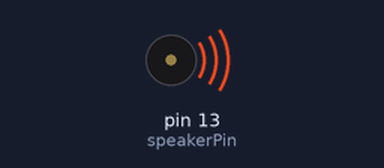
Recording of a sketch running on a simulated Arduino Uno, built with avr-gcc and run on an emulated ATmega328P. Shown: buzzer (waves = sounding). Random numbers use the default seed unless the sketch sets one.

Above: at 0.1 s.
Timing chart, 0 to 40.0 s (numbered marks = the images above):
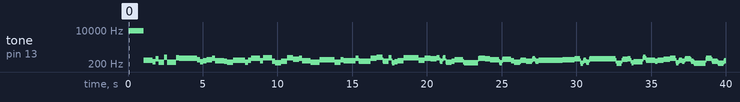

The sketch:

rhythm.ino
```cpp
#include <TimerOne.h>

int speakerPin = 13;
int switchState = 0;
int interval = 50;
int rhythms[] = {2,1,1,1,2,1,3,1,2,2};
int rindex = 0;

void setup()
{
  pinMode(13, OUTPUT);
  Timer1.initialize(1000000); // 100000 usec = 100 msec = 0.2 sec
  Timer1.attachInterrupt( randomize );

}

void loop()
{
  digitalWrite(speakerPin, 1);
  delayMicroseconds(interval);
  digitalWrite(speakerPin, 0);
  delayMicroseconds(interval);
}

void randomize()
{
  interval = 1000000 /  random(220, 440) / 2;
  Timer1.setPeriod(200000 * rhythms[rindex]);
  rindex++;
  rindex %= 10;
}
```

Measured:
- by itself, tone on pin 13 (speakerPin): plays 9153 Hz for 1.0 s, 306 Hz for 0.60 s, 252 Hz for 0.20 s, 357 Hz for 0.20 s, 249 Hz for 0.40 s, 430 Hz for 0.20 s … (125 notes in this stretch)
